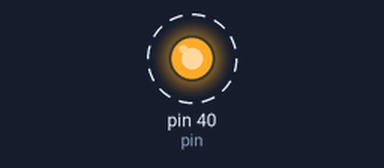
Recording of a program running on a simulated Raspberry Pi (header pin numbers). On the bench: output pins drawn as LEDs (lit = HIGH). Dashed ring = blinking.

Above: at 0.2 s.
Timing chart, 0 to 3.0 s (numbered marks = the images above):
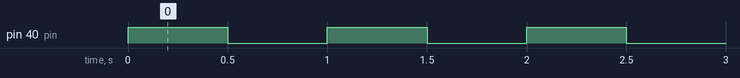

The program:

blink.py
```python
import RPi.GPIO as GPIO
import time
pin=40

GPIO.setwarnings(False)
GPIO.setmode(GPIO.BOARD)
GPIO.setup(pin, GPIO.OUT)
GPIO.output(pin, GPIO.LOW)
a=0
while True:
	GPIO.output(pin, GPIO.HIGH)
	time.sleep(0.5)
	GPIO.output(pin, GPIO.LOW)
	time.sleep(0.5)
GPIO.cleanup()
```

Measured:
- by itself, pin 40 (pin): alternates HIGH for 0.50 s and LOW for 0.50 s
